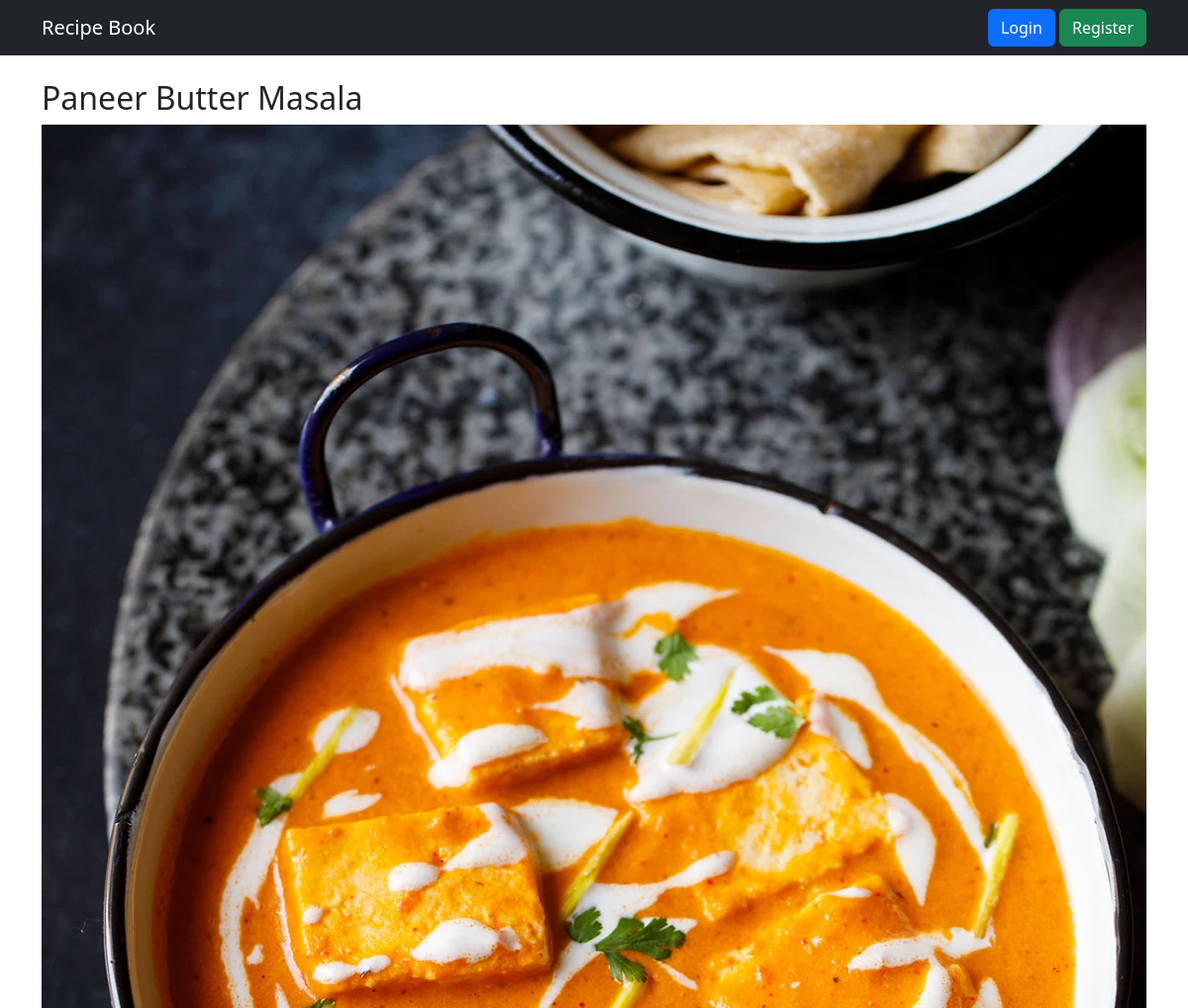
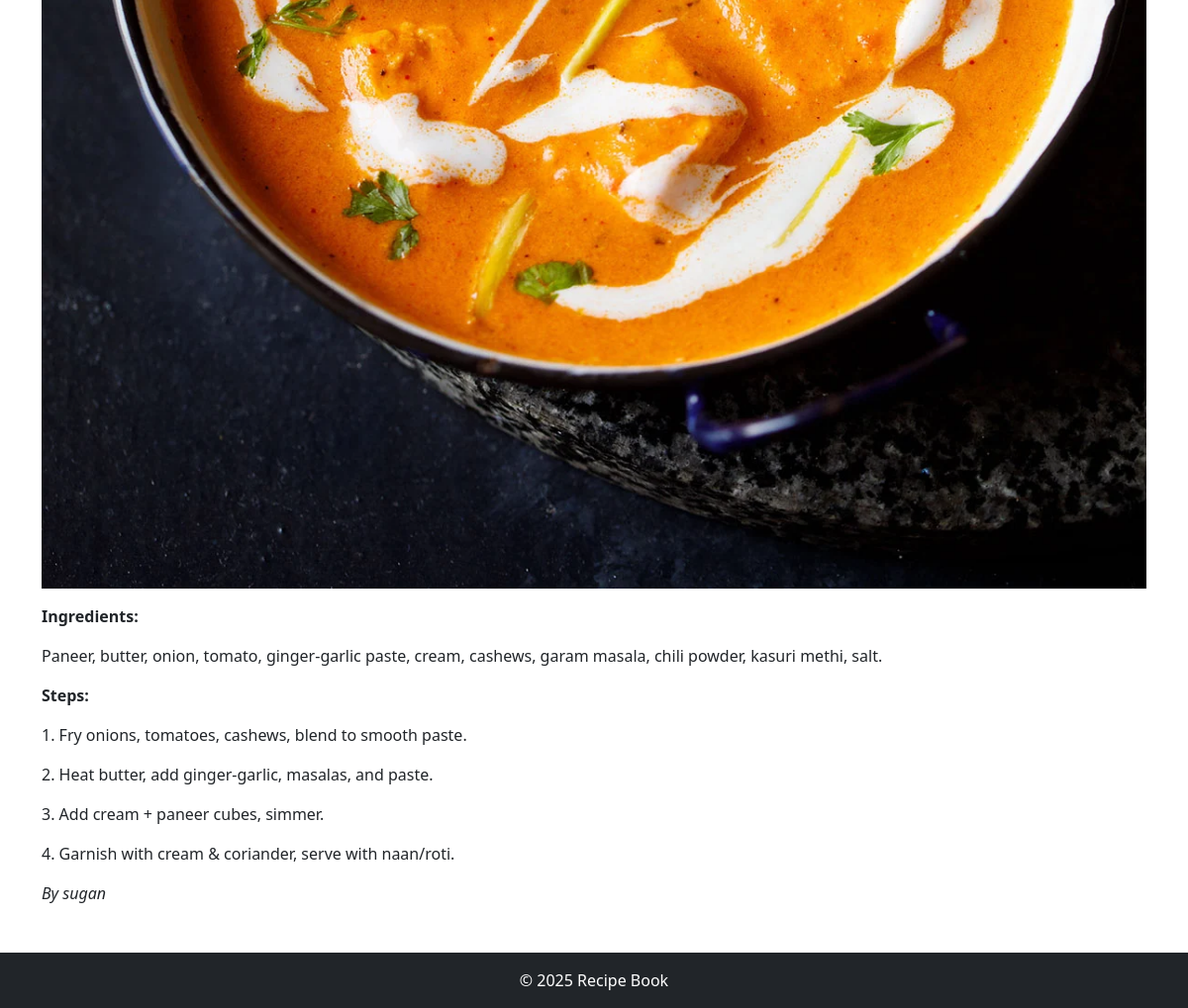
Page /recipe/1/ on the committed database (2 pictures, top to bottom).
### recipe/models.py (models this page shows, shortened)
class Recipe(models.Model):
    title = models.CharField(max_length=200)
    ingredients = models.TextField()
    steps = models.TextField()
    image = models.ImageField(upload_to="recipes/", blank=True, null=True)
    author = models.ForeignKey(User, on_delete=models.CASCADE)
    category = models.ForeignKey(Category, on_delete=models.SET_NULL, null=True, blank=True)
    created_at = models.DateTimeField(auto_now_add=True)

### recipe/views.py (the view)
# urls.py: path("recipe/<int:pk>/", RecipeDetailView.as_view(), name="recipe_detail"),
class RecipeDetailView(DetailView):
    model = Recipe
    template_name = "recipe/layout/recipe_detail.html"

### recipe/templates/recipe/layout/recipe_detail.html (shortened to what this page needs)
{% extends "recipe/layout/base.html" %}
{% block content %}
<h2>{{ object.title }}</h2>
{% if object.image %}
  <img src="{{ object.image.url }}" class="img-fluid mb-3">
{% endif %}
<p><strong>Ingredients:</strong><br>{{ object.ingredients|linebreaks }}</p>
<p><strong>Steps:</strong><br>{{ object.steps|linebreaks }}</p>
<p><em>By {{ object.author.username }}</em></p>
{% endblock %}

### recipe/templates/recipe/layout/base.html (shortened to what this page needs)
<!DOCTYPE html>
<html lang="en">
<head>
    <link href="https://cdn.jsdelivr.net/npm/bootstrap@5.3.3/dist/css/bootstrap.min.css" rel="stylesheet">
</head>
<body>
    {% include "recipe/include/navbar.html" %}
    <main class="container my-4">
        {% block content %}{% endblock %}
    </main>
    {% include "recipe/include/footer.html" %}
</body>
</html>

### recipe/templates/recipe/include/navbar.html
<nav class="navbar navbar-expand-lg navbar-dark bg-dark">
  <div class="container">
    <a class="navbar-brand" href="{% url 'recipe_list' %}">Recipe Book</a>
    <div>
      {% if user.is_authenticated %}
        <a class="btn btn-light me-2" href="{% url 'home' %}">Home</a>
         <a class="btn btn-light me-2" href="{% url 'recipe_list' %}">Recipe Book</a>
          <a class="btn btn-light me-2" href="{% url 'recipe_create' %}">New Recipe</a>
        <a class="btn btn-warning" href="{% url 'logout' %}">Logout</a>
      {% else %}
        <a class="btn btn-primary" href="{% url 'login' %}">Login</a>
        <a class="btn btn-success" href="{% url 'register' %}">Register</a>
      {% endif %}
    </div>
  </div>
</nav>

### recipe/templates/recipe/include/footer.html
<footer class="bg-dark text-white py-3 mt-5">
  <div class="container text-center">
    <p class="mb-0">© 2025 Recipe Book </p>
  </div>
</footer>

### rows in the picture
Recipe: title "Paneer Butter Masala", image (picture), ingredients "Paneer, butter, onion, tomato, ginger-garlic paste, cream, cashews, garam masala, chili powder, kasuri methi, salt.", steps "1. Fry onions, tomatoes, cashews, blend to smooth paste. 2. Heat butter, add ginger-garlic, masalas, and paste. 3. Add cream + paneer cubes, simmer. 4. Garnish with cream & coriander, serve with naan/roti.", author.username "sugan"
